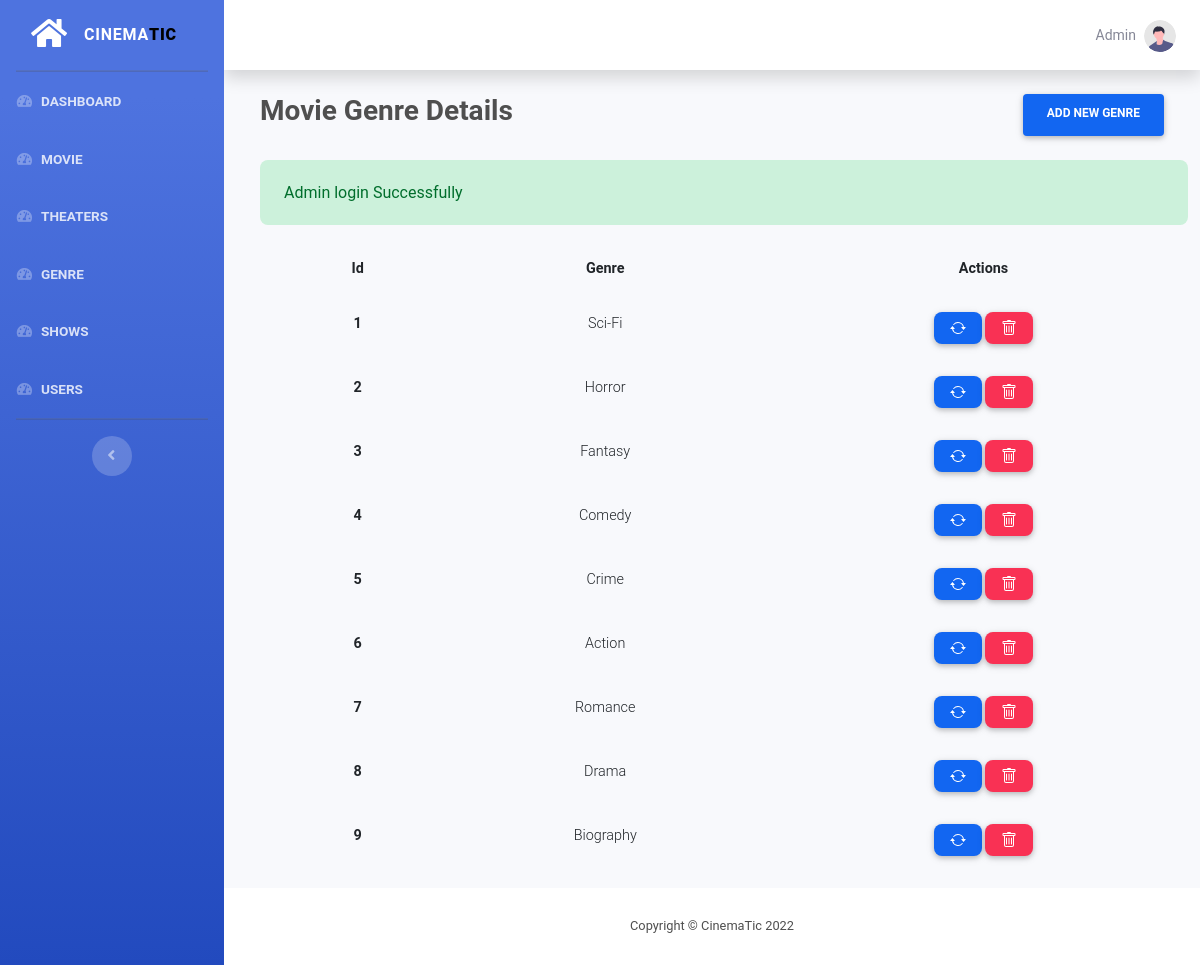
Before: /admin/genre/index.php (signed in) with the older database file.
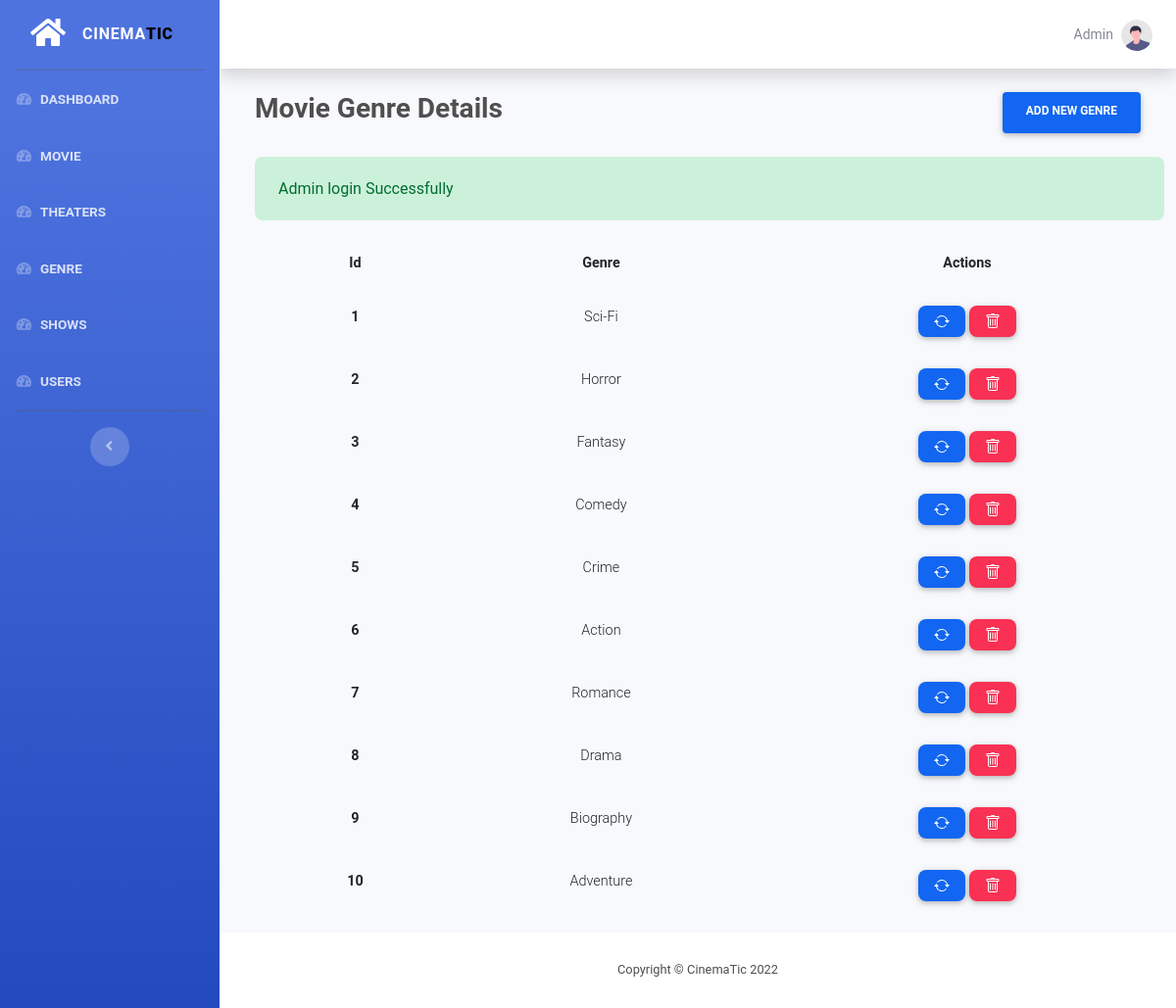
After: the same page with the newer database file.
### tables this page shows
CREATE TABLE `genre` (
  `id` int(11) NOT NULL,
  `name` varchar(30) NOT NULL
);

### functions/functions.php (called while the page is built, shortened)
<?php
function hasSuccess()
{
    return !empty($_SESSION['success']);
}
function getSuccess()
{
    $msg = $_SESSION['success'] ?? '';
    return $msg;
}

### functions/db.php (called while the page is built, shortened)
<?php
function pdo()
{
    $dbhost = "localhost";
    $dbname = "mtbs";
    $dbuser = "root";
    $dbpass = "";
    $options = [
        PDO::ATTR_DEFAULT_FETCH_MODE => PDO::FETCH_ASSOC
    ];
    $dsn = "mysql:host=" . $dbhost . ";dbname=" . $dbname;
    try {
        $pdo = new PDO($dsn, $dbuser, $dbpass, $options);
    } catch (PDOException $e) {
        die("Cannot Connect to Database: " . $e->getMessage());
    }
    return $pdo;
}
function all($table)
{
    $pdo = pdo();
    $stmt = $pdo->prepare("SELECT * FROM $table");
    $stmt->execute();
    return $stmt->fetchAll();
}

### admin/genre/index.php (the view, shortened to what this page needs)
<?php
$result = all('genre');
include  __DIR__ . "/../components/header.php";
include  __DIR__ . "/../components/sidebar.php";
?>
<div class="container-fluid">
    <div class="d-flex m-4 justify-content-between mb-4">
        <h3 class="font-weight-bold">Movie Genre Details</h3>
        <a href="./create.php" class="btn btn-primary px-4 font-weight-bold">Add New Genre</a>
    </div>
    <?php if (hasSuccess()) : ?>
        <div id="success" class="ml-4 alert alert-success">
            <?php echo getSuccess(); ?>
        </div>
    <?php endif; ?>
    <div class="container">
        <table class="table mx-4 table-responsive-md table-borderless">
            <thead>
                <tr>
                    <th class="font-weight-bold text-center">Id</th>
                    <th class="font-weight-bold text-center">Genre</th>
                    <th class="font-weight-bold text-center">Actions</th>
                </tr>
            </thead>
            <tbody>
                <?php foreach ($result as $key) : ?>
                    <tr>
                        <td class="font-weight-bold text-center"><?php echo $key['id']; ?></td>
                        <td class=" text-center"><?php echo $key['name']; ?></td>
                        <td class=" text-center">
                            <a class="btn btn-primary btn-sm rounded-5" style="height: 2rem;" href="./edit.php?id=<?php echo $key['id']; ?>">
                            </a>
                            <a class="btn btn-danger btn-sm rounded-5" style="height: 2rem;" onclick="confirmDelete(<?php echo $key['id']; ?>)" href="#!">
                            </a>
                        </td>
                    </tr>
                <?php endforeach;  ?>
            </tbody>
        </table>
    </div>
</div>
</div>
<?php include "../components/footer.php"; ?>

Changed rows visible on the page:
added genre: id "10", name "Adventure"
